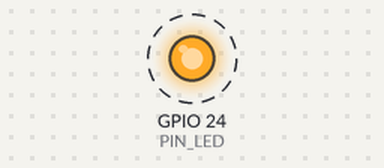
The program below on a simulated Raspberry Pi (BCM pin numbers). Shown: output pins drawn as LEDs (lit = HIGH). Dashed ring = blinking.

Above: at 0.2 s.
Timing chart, 0 to 4.6 s (numbered marks = the images above):
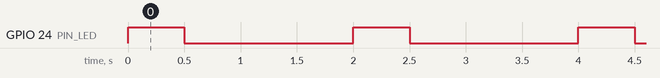

Measured:
- by itself, GPIO 24 (PIN_LED): alternates HIGH for 0.50 s and LOW for 1.5 s

The program:

led_blink.py
```python
#!/usr/bin/python

import time
import RPi.GPIO as gpio

PIN_LED = 24

gpio.setmode(gpio.BCM)
gpio.setup(PIN_LED, gpio.OUT)

try:
    while True:
        gpio.output(PIN_LED, gpio.HIGH)
        time.sleep(0.5)
        gpio.output(PIN_LED, gpio.LOW)
        time.sleep(1.5)
except:
    gpio.cleanup()
```
